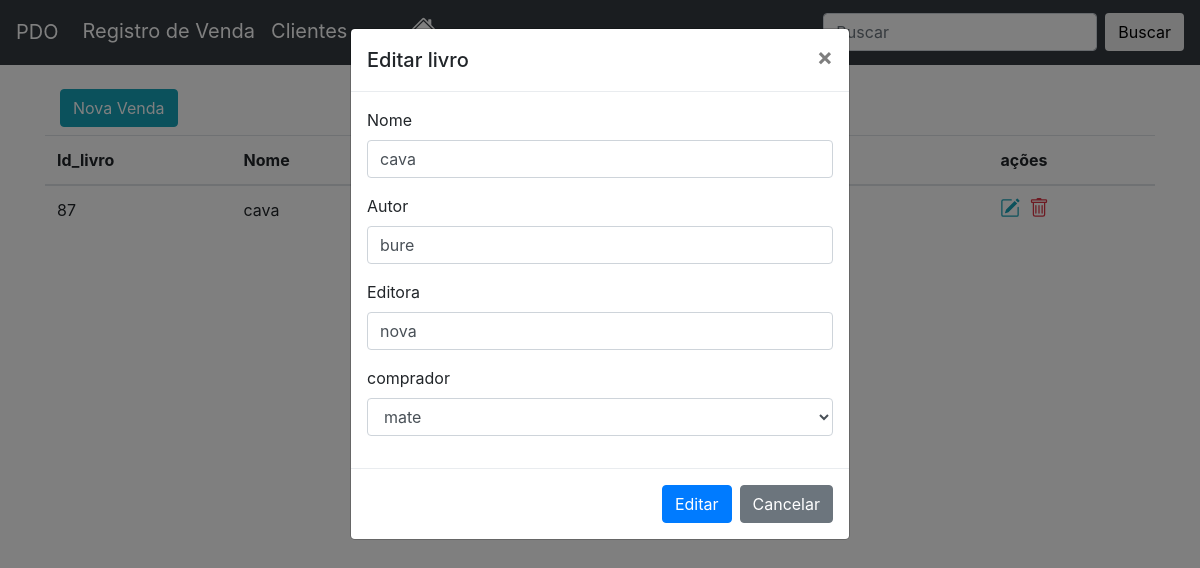
The app's page /view/tela_listagem_de_livros.php?acao=editar&id_livro=87 (signed in) with its own data.
### tables this page shows
CREATE TABLE `cadastro` (
  `id_livro` int(11) NOT NULL,
  `nome_livro` varchar(50) DEFAULT NULL,
  `autor` varchar(50) DEFAULT NULL,
  `editora` varchar(50) DEFAULT NULL,
  `comprador` varchar(200) DEFAULT NULL,
  `desativado` tinyint(1) DEFAULT NULL
);

CREATE TABLE `comprador` (
  `id_comprador` int(11) NOT NULL,
  `foto` varchar(200) NOT NULL,
  `endereco` varchar(200) NOT NULL,
  `nome_comprador` varchar(200) NOT NULL,
  `email_comprador` varchar(200) NOT NULL,
  `telefone_comprador` varchar(200) NOT NULL,
  `desabilitado` tinyint(1) DEFAULT 0
);

### view/tela_listagem_de_livros.php (the view, shortened to what this page needs)
<?php
	$conectar = getConnection();
?>
<!DOCTYPE html>
<html>
<head>
	<link rel="stylesheet" href="https://maxcdn.bootstrapcdn.com/bootstrap/4.0.0/css/bootstrap.min.css">
</head>
<body>
	<nav class="navbar navbar-expand-lg navbar-dark bg-dark">
  <a class="navbar-brand text-white" href="tela_listagem_de_livros">PDO</a>
  <div class="collapse navbar-collapse" id="navbarSupportedContent">
	<ul class="navbar-nav mr-auto">
	  <li class="nav-item active">
		<a class="nav-link text-white" href="tela_listagem_de_livros.php" style="font-size:15pt;">Registro de Venda <span class="sr-only">(current)</span></a>
	  </li>
	  <li class="nav-item">
		<a class="nav-link text-white" href="compradores.php"  style="font-size:15pt;">Clientes</a>
	  </li>
	   <li class="nav-item ml-5">
		<a class="nav-link" href="home.html" style=" font-size: 17px;color: white;" ></a>
	  </li>
	</ul>
	<form class="form-inline my-2 my-lg-0">
	  <input class="form-control mr-sm-2" type="search" placeholder="Buscar" aria-label="Search" name="txtbuscar">
	  <button class="btn btn-outline-white my-2 my-sm-0" type="submit" name="buscar">Buscar</button>
	</form>
  </div>
</nav>
<div class="container">
	<div class="col-md-12">
		<button class="btn btn-info mt-4 mb-2" data-toggle="modal" data-target="#modal">Nova Venda</button>
	</div>
	<table class="table">
	  <thead>
		<tr>
		  <th scope="col">Id_livro</th>
		  <th scope="col">Nome</th>
		  <th scope="col">Autor</th>
		  <th scope="col">Editora</th>
		  <th scope="col">Comprador</th>
		  <th scope="col">ações</th>
		</tr>
	  </thead>
	  <tbody>
		<?php
			if(isset($_GET['buscar']) and $_GET['txtbuscar'] != ''){
				$nome_buscar = $_GET['txtbuscar'] . '%';
				$res = $conectar->query("SELECT * from cadastro where nome_livro LIKE '$nome_buscar' order by nome_livro asc");
			}else{
				$res = $conectar->query("SELECT * from cadastro order by nome_livro asc");
			}
			$dados = $res->fetchAll(PDO::FETCH_ASSOC);
			for ($i=0; $i < count($dados); $i++) {
				foreach ($dados[$i] as $key => $value) {
				$id_livro = $dados[$i]['id_livro'];
				$nome_livro = $dados[$i]['nome_livro'];
				$autor = $dados[$i]['autor'];
				$editora = $dados[$i]['editora'];
				$comprador = $dados[$i]['comprador'];
				$res_p = $conectar->query("SELECT * from comprador where id_comprador = '$comprador'");
				$dados_p = $res_p->fetch(PDO::FETCH_ASSOC);
					foreach ($dados_p as $key => $value) {
					$nome_comprador = $dados_p['nome_comprador'];
					}
				}
				?>
		<tr>
			<td><?php echo $id_livro ?></td>
			<td><?php echo $nome_livro ?></td>
			<td><?php echo $autor ?></td>
			<td><?php echo $editora ?></td>
			<td><?php echo $nome_comprador?></td>
		   <td>
			<a href="tela_listagem_de_livros.php?acao=editar&id_livro=<?php echo $id_livro; ?>" class="text-info mr-1"></a>
			<a href="tela_listagem_de_livros.php?acao=excluir&id_livro=<?php echo $id_livro; ?>" class="text-danger"></a>
		  </td>
		</tr>
	<?php } ?>
	  </tbody>
	</table>
</div>
</body>
</html>
					<?php
					$res = $conectar->query("SELECT * from comprador where desabilitado = 0 order by nome_comprador asc");
					$dados = $res->fetchAll(PDO::FETCH_ASSOC);
					for ($i=0; $i < count($dados); $i++) {
						foreach ($dados[$i] as $key => $value) {
						$nome_comprador = $dados[$i]['nome_comprador'];
						}
						?>
			  <?php } ?>
<?php
if(@$_GET['acao'] == 'editar'){
	$id_livro = $_GET['id_livro'];
$res = $conectar->query("SELECT * from cadastro where id_livro = '$id_livro'");
$dados = $res->fetch(PDO::FETCH_ASSOC);
foreach ($dados as $key => $value) {
	$nome_livro = $dados['nome_livro'];
	$autor = $dados['autor'];
	$editora = $dados['editora'];
	$comprador = $dados['comprador'];
	$res_p = $conectar->query("SELECT * from comprador where id_comprador = '$comprador'");
				$dados_p = $res_p->fetch(PDO::FETCH_ASSOC);
					foreach ($dados_p as $key => $value) {
					$nome_comprador = $dados_p['nome_comprador'];
					}
}
?>
<div class="modal" id="modalEditar" tabindex="-1" role="dialog">
  <div class="modal-dialog" role="document">
	<div class="modal-content">
	  <div class="modal-header">
		<h5 class="modal-title">Editar livro</h5>
		<button type="button" class="close" data-dismiss="modal" aria-label="Close">
		  <span aria-hidden="true">&times;</span>
		</button>
	  </div>
	  <div class="modal-body">
			<form method="post">
			  <div class="form-group">
				<label for="exampleFormControlInput1">Nome</label>
				<input type="text" class="form-control" id="exampleFormControlInput1" name="nome_livro" placeholder="Nome" value="<?php echo $nome_livro ?>">
			  </div>
			   <div class="form-group">
				<label for="exampleFormControlInput1">Autor</label>
				<input type="text" class="form-control" id="exampleFormControlInput1" name="autor" placeholder="autor" value="<?php echo $autor ?>">
			  </div>
			  <div class="form-group">
				<label for="exampleFormControlInput1">Editora</label>
				<input type="text" class="form-control" id="exampleFormControlInput1" name="editora" placeholder="name@example.com" value="<?php echo $editora ?>">
			  </div>
			  <div class="form-group">
				<label for="exampleFormControlSelect1">comprador</label>
				<select class="form-control" name="comprador" id="exampleFormControlSelect1">
					<option value="<?php echo $comprador ?>"><?php echo $nome_comprador ?></option>
					  </select>
				  </div>
	  </div>
		  <div class="modal-footer">
			<button type="submit" name="editar" class="btn btn-primary">Editar</button>
			<button type="button" class="btn btn-secondary" data-dismiss="modal">Cancelar</button>
		  </div>
	</div>
  </div>
</div>
<?php } ?>

### records on screen
cadastro: id_livro "87", nome_livro "cava", autor "bure", editora "nova"
comprador: comprador "mate"
